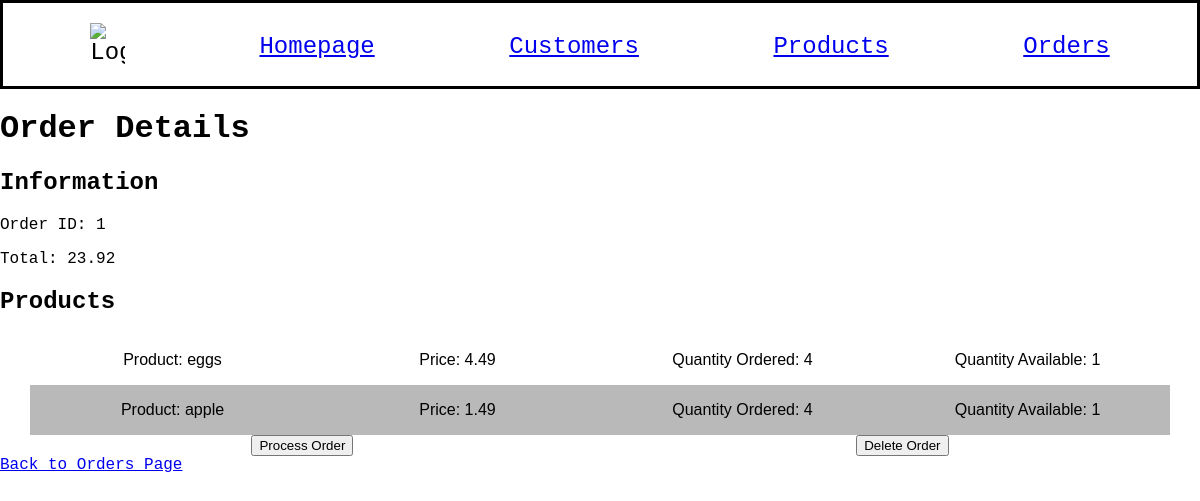
/orders/1, run on an earlier commit of the app's database.
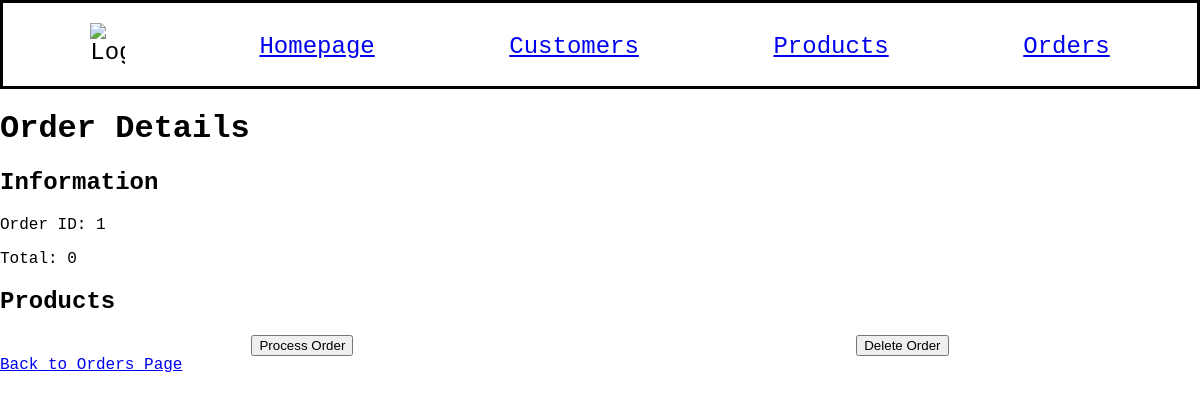
And on a later commit of the database.
### models.py (models this page shows, shortened)
class ProductOrder(db.Model):
    id = mapped_column(Integer, primary_key=True)
    order_id = mapped_column(Integer, ForeignKey(Order.id), nullable=False)
    product_id = mapped_column(Integer, ForeignKey(Product.id), nullable=False)
    product = relationship("Product")
    order = relationship("Order")
    quantity = mapped_column(Integer, nullable=False, default=0)
    quantity = mapped_column(Integer, nullable=False, default=0)

class Product(db.Model):
    id = mapped_column(Integer, primary_key=True)
    name = mapped_column(String(200), nullable=False, unique=True)
    price = mapped_column(Numeric(10,2), nullable=False)
    quantity = mapped_column(Integer, nullable=False, default=10)

### app.py (the view)
@app.route("/orders/<int:order_id>")
def order_detail(order_id):
    order = Order.query.get_or_404(order_id)
    customer = Customer.query.get(order.customer_id)
    order.total = sum(item.product.price * item.quantity for item in order.items)
    customer.balance -= order.total
    db.session.commit()
    return render_template("order_details.html", order=order, customer=customer)

### templates/order_details.html
{% extends "base.html" %}
{% block content %}
<h1>Order Details</h1>
<h2>Information</h2>
<p>Order ID: {{ order.id }}</p>
<p>Total: {{ order.total }}</p>
<h2>Products</h2>
{% for item in order.items %}
<div class="spreadsheet">
    <div>
        <p>Product: {{ item.product.name }}</p>
    </div>
    <div>
        <p>Price: {{ item.product.price }}</p>
    </div>
    <div>
        <p>Quantity Ordered: {{ item.quantity }}</p>
    </div>
    <div>
        <p>Quantity Available: {{ item.product.quantity }}</p>
    </div>
</div>
{% endfor %}
<div style="display: flex; justify-content: space-around;">
    <form action="{{ url_for('order_update', order_id=order.id) }}" method="post">
        <input  type="submit" value="Process Order" {% if order.processed %}disabled{% endif %}>
    </form>
    <form action="{{ url_for('order_delete', order_id=order.id) }}" method="post">
        <input type="submit" value="Delete Order" {% if order.processed %}disabled{% endif %}>
    </form>
</div>
<a href="/orders">Back to Orders Page</a>
{% endblock %}

What changed in the data, as far as the page shows it:
no longer on this page (row edited): ProductOrder: product.name "eggs", product.price "4.49", quantity "4", product.quantity "1"
no longer on this page (row edited): ProductOrder: product.name "apple", product.price "1.49", quantity "4", product.quantity "1"
Also different on the page:
{{ order.total }}: "23.92" → "0"
